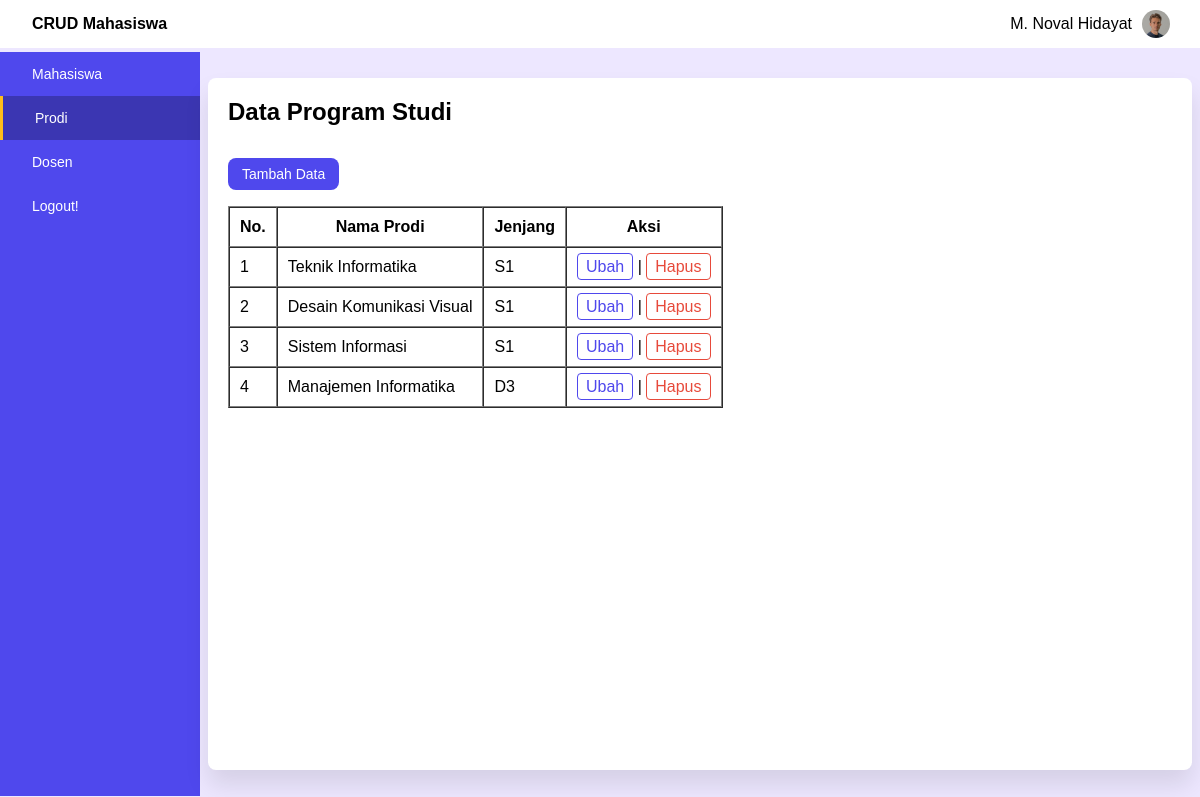
Page /prodi.php (signed in) on the committed database.
### tables this page shows
CREATE TABLE `prodi` (
  `id_prodi` int(11) NOT NULL,
  `nama_prodi` varchar(255) NOT NULL,
  `jenjang` varchar(5) NOT NULL,
  `status` varchar(3) NOT NULL DEFAULT 'on'
);

### function.php (called while the page is built, shortened)
<?php
	try {
		$conn = new PDO('mysql:host=localhost;dbname=db_pw1_mahasiswa', 'root', '');
		$conn->setAttribute(PDO::ATTR_ERRMODE,PDO::ERRMODE_EXCEPTION);
	} catch (PDOException $e) {
		echo "Connection error: ".$e->getMessage();
	}
	function tampil($query) {
		global $conn;
		$result = $conn->query($query);
		$data = $result->fetchAll();
		return $data;
	}
 ?>

### prodi.php (the view, shortened to what this page needs)
<?php
require 'function.php';
$data = tampil("SELECT * FROM prodi WHERE status='on'");
?>
<!DOCTYPE html>
<html>
<head>
	<link rel="stylesheet" type="text/css" href="css/style.css">
</head>
<body>
	<div class="container">
		<header>
			<h2>CRUD Mahasiswa</h2>
			<div class="profil">
				<p><?= $_SESSION['nama']; ?></p>
				<img src="img/profile.png" alt="foto-profil">
			</div>
		</header>
		<main>
			<nav>
				<div class="mahasiswa">
					<a href="index.php">Mahasiswa</a>
				</div>
				<div class="prodi active">
					<a href="prodi.php">Prodi</a>
				</div>
				<div class="dosen">
					<a href="dosen.php">Dosen</a>
				</div>
				<div class="logout">
					<a href="logout.php">Logout!</a>
				</div>
			</nav>
			<article class="article">
				<h2 class="datamahasiswa">Data Program Studi</h2>
				<a href="tambahprodi.php" class="tambah">Tambah Data</a>
				<table border="1" cellspacing="0" cellpadding="20">
					<tr>
						<th>No.</th>
						<th>Nama Prodi</th>
						<th>Jenjang</th>
						<th class="aksi">Aksi</th>
					</tr>
					<?php $nomor = 1; ?>
					<?php foreach ($data as $baris) : ?>
					<tr>
						<td><?= $nomor++; ?></td>
						<td><?= $baris['nama_prodi']; ?></td>
						<td><?= $baris['jenjang']; ?></td>
						<td>
							<a href="ubahprodi.php?id=<?= ($baris["id_prodi"]); ?>">Ubah</a> |
							<a href="hapusprodi.php?id=<?= ($baris["id_prodi"]); ?>" onclick="return confirm('Are you sure you want to delete this data?');" class="btn-hapus">Hapus</a>
						</td>
					</tr>
					<?php endforeach; ?>
				</table>
			</article>
		</main>
	</div>
</body>
</html>

### css/style.css (style rules this page uses)
* { margin: 0; padding: 0; box-sizing: border-box; text-decoration: none; }
body { font-family: sans-serif; }
.container { height: 100vh; width: 100vw; display: flex; background-color: #EDE7FF; flex-wrap: wrap; }
header { width: 100%; height: 48px; background-color: #fff; display: flex; justify-content: space-between; align-items: center; padding-left: 32px; padding-right: 20px; }
header h2 { font-size: 16px; font-weight: 600; }
.profil { display: flex; height: 100%; align-items: center; }
.profil img { width: 28px; height: 28px; border-radius: 50%; margin: 10px; }
main { width: 100%; height: 93%; display: flex; }
main nav { width: 200px; background-color: #4F48ED; height: 100%; display: flex; flex-direction: column; color: white; }
main nav div { height: 44px; width: 100%; display: flex; align-items: center; padding-left: 32px; font-size: 14px; font-weight: 520; }
main nav .active { background-color: #3B36B2; }
main nav .active::before { content: ''; position: relative; left: -32px; height: 100%; width: 3px; background-color: #FFBE1A; }
main nav div a { text-decoration: none; color: inherit; width: 100%; }
.article { margin: auto; width: 82%; height: 93%; background-color: #fff; border-radius: 8px; padding: 20px; box-shadow: 0 15px 25px rgba(0, 0, 0, 0.1); }
main .article .tambah { background-color: #4F48ED; font-size: 14px; color: #fff; padding: 8px 14px; border-radius: 8px; margin-top: 32px; display: inline-block; }
main .article table a { background-color: #fff; color: #4F48ED; border: 1.2px solid #4F48ED; border-radius: 4px; padding: 4px 8px; }
main .article table a.btn-hapus { border: 1.2px solid #e74a3b; color: #e74a3b; }
main .article table { margin: 16px 0 0; }
main .article table tr td, th { padding: 10px; }

### rows in the picture
prodi: nama_prodi "Teknik Informatika", jenjang "S1"
prodi: nama_prodi "Desain Komunikasi Visual", jenjang "S1"
prodi: nama_prodi "Sistem Informasi", jenjang "S1"
prodi: nama_prodi "Manajemen Informatika", jenjang "D3"

### other values in the picture
$_SESSION['nama'] "M. Noval Hidayat"
